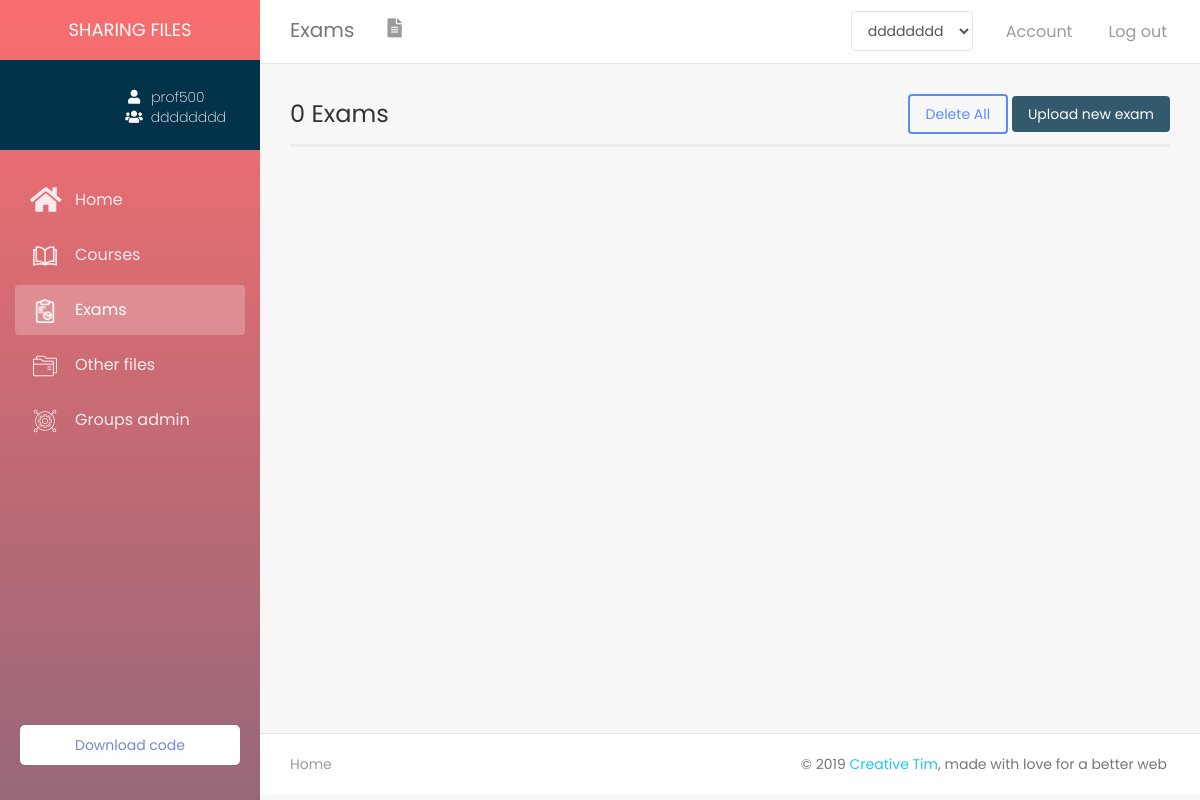
Before: /index/professor/exams.php?user=prof500 (signed in) with the older database file.
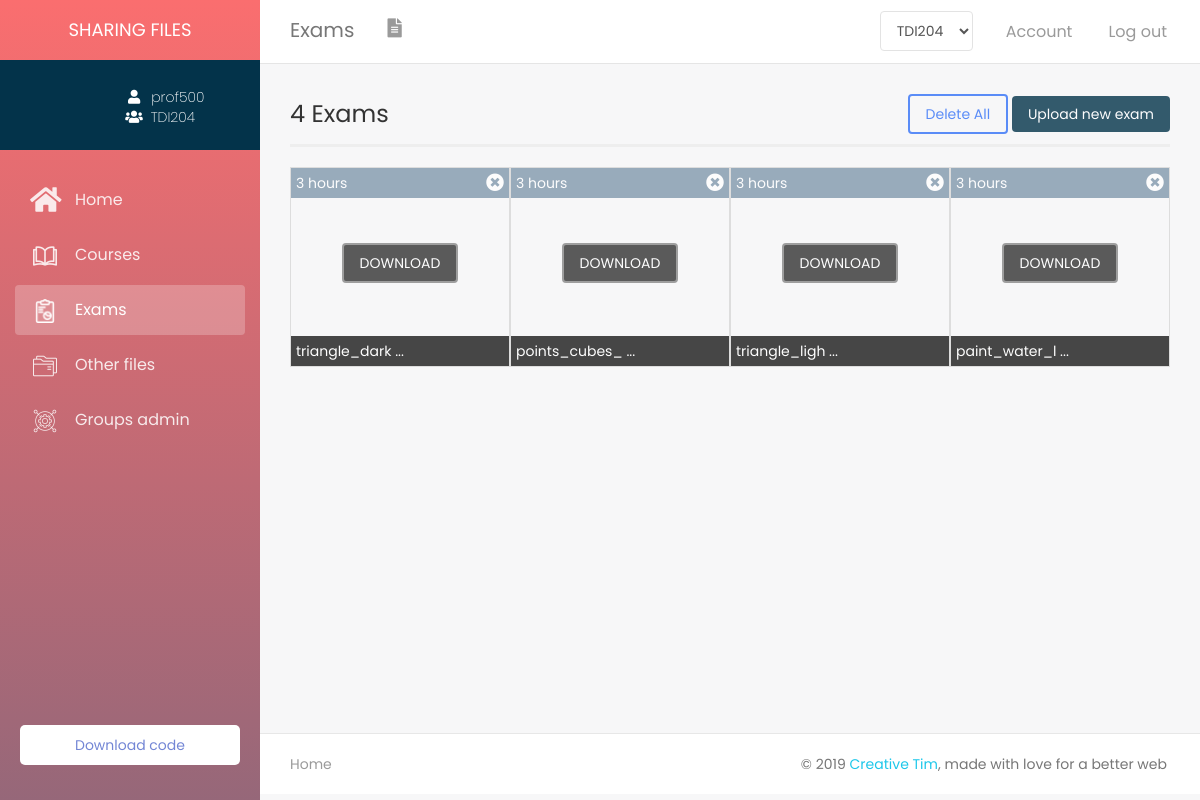
After: the same page with the newer database file.
### tables this page shows
CREATE TABLE IF NOT EXISTS `groupe` (
  `id` int(11) NOT NULL AUTO_INCREMENT,
  `nom` varchar(255) NOT NULL,
  `description` text,
  `image_groupe` text,
  `date_creation` datetime DEFAULT CURRENT_TIMESTAMP,
  `pseudo_prof` varchar(100) NOT NULL,
  `nbr_fichier` int(11) DEFAULT '0',
  PRIMARY KEY (`id`),
  KEY `pseudo_prof` (`pseudo_prof`)
);

CREATE TABLE IF NOT EXISTS `fichier` (
  `nom` varchar(200) NOT NULL,
  `type` varchar(100) NOT NULL,
  `fich_date` datetime DEFAULT NULL,
  `groupe_id` int(11) NOT NULL,
  PRIMARY KEY (`nom`),
  KEY `groupe_id` (`groupe_id`)
);

### includes/functions.php (the view, shortened to what the changed rows need)
<?php
    require 'config.php';
    function get_groupeName($id){
        global $con;
        $rq = "SELECT nom FROM groupe WHERE id = '$id'";
        $res = mysqli_query($con, $rq);
        $row = mysqli_fetch_assoc($res);
        return $row['nom'];
    }
    function get_pageName(){
        $page = explode('.', basename($_SERVER['PHP_SELF']));
        return ucfirst($page[0]);
    }
    function get_index_theme(){
        if(isset($_SESSION['plan']))
        {
            $plan = $_SESSION['plan'];
            if($plan == 'student')
                return '<link rel="stylesheet" type="text/css" href="../assets/style/themes/student_theme.css"/>';
            else if($plan == 'professor')
                return '<link rel="stylesheet" type="text/css" href="../assets/style/themes/prof_theme.css"/>';
            else if($plan == 'admin')
                return '<link rel="stylesheet" type="text/css" href="../assets/style/themes/admin_theme.css"/>';
            else
                header('location: plans/plans.php');
            return false;
        }
        else
            header('location: login.php');
    }
    function select_index_query($select,$table,$where,$username){
        global $con;
        $usern = mysqli_real_escape_string($con, $username);
        $rq = "SELECT $select FROM $table WHERE $where = '$usern'";
        $res = mysqli_query($con,$rq);
        return mysqli_fetch_assoc($res);
    }
    function get_time_unit($fich_date){
        $datenow = time();
        $file_date = strtotime($fich_date);
        $time_left = $datenow - $file_date;
        switch($time_left){
            case ($time_left >= 60*60 && $time_left < 60*60*24):
                $time_left = floor($time_left / (60*60));
                $unit = 'hours';break;
        }
        return array('time_left' => $time_left, 'unit' => $unit);
    }
    function load_files_query($grp_id,$file_type,$current_page){
        global $con;
        $courses = array();
        $rq = "SELECT * FROM fichier WHERE type = '$file_type' AND groupe_id = '$grp_id' ORDER BY fich_date DESC";
        $res = mysqli_query($con,$rq);
        $i = 0;
        $courses[] = array();
        while($row = mysqli_fetch_assoc($res)){
            $file_name = $row['nom'];
            $fich_date = $row['fich_date'];
            $unit_and_time_left = get_time_unit($fich_date);
            $time_left = $unit_and_time_left['time_left'];
            $unit = $unit_and_time_left['unit'];
            $file_extension = get_file_extension($file_name);
            if($file_extension != 'png' && $file_extension != 'jpg' && $file_extension != 'jpeg'){
                $icon_dir = generate_icon($file_name,$current_page);
                $css = 'background-size: contain;';
            }
            else{
                $icon_dir = '../cloud/'.$file_name;
                $css = 'background-size: cover;';
            }
            $courses[$i] = '<div class="file col-xs-6 col-sm-4 col-md-2 col-lg-3" style="border:1px solid #ddd;height:200px;margin-top:20px;padding:0;position:relative;background-image: url('.$icon_dir.');'.$css.'">
            <div class="file-date" style="padding:5px;color:#fff;background-color:#708ba2;opacity:0.7;width:100%"><span id="date">'.$time_left.' '.$unit.'</span>
            <i id="'.$file_name.'" style="float:right;font-size:large;cursor:pointer;display:none;" class="delete_file fas fa-times-circle"></i>
            </div>
            <div id="ms-container">
                <label class="label-ms"  for="ms-download">
                    <div class="ms-content">
                        <div class="ms-content-inside">
                            <input type="checkbox" id="ms-download" />
                            <div class="ms-line-down-container">
                                <div class="ms-line-down"></div>
                            </div>
                            <div class="ms-line-point"></div>
                        </div>
                    </div>
                </label>
            </div>
            <div class="desc" style="padding:5px;color:#fff;background-color:#333;bottom:0;opacity:.9;position:absolute;width:100%"><span class="title">'.$file_name.'</span></div>
            <div class="download-container text-center" style="height:0"><a href="../cloud/'.$file_name.'" download><button type="button" class="btn-download btn btn-default" style="background-color:#333;color:#fff;z-index:999;margin-top:45px;">DOWNLOAD</button></a>
		    </div>
            </div>';
            $i= $i + 1;
        }
        return $courses;
    }
    function get_file_extension($file_name){
        $file_name = explode('.', $file_name);
        $file_extension = end($file_name);
        return $file_extension;
    }
    function get_files_count($current_page, $grp_id){
        global $con;
        switch($current_page){
            case ($current_page == 'Exams'):
                $type = 'exercice';break;
        }
        $res = mysqli_query($con,"select count(nom) from fichier WHERE type = '$type' AND groupe_id = '$grp_id' ");
        $row = mysqli_fetch_assoc($res);
        return $row['count(nom)'];
    }
?>

### index/professor/exams.php (shortened to what the changed rows need)
<?php
    include '../includes/header.php';
?>
<?php
    if(isset($_GET['user']) && isset($_SESSION['plan']) && isset($_SESSION['user']))
    {
        $get_username = $_GET['user'];
        if(!empty($get_username) && $get_username == $_SESSION['user'])
        {
?>
    <div class="wrapper">
        <div class="main-panel">
        <?php include '../includes/top_nav.php'; ?>
        <?php include '../includes/sidebar.php'; ?>
        <div class="content">
            <div id="files-container" class="container-fluid">
                <div id="top-panel" class="top-panel row">
                    <span class="courses_count" style="line-height:40px;font-size:x-large;"><?php echo get_files_count($current_page = get_pageName(), $_SESSION['grp_id']); ?> Exams</span>
                    <div class="file-controls" style="display:none">
                        <button type="button" id="delete-button" class="btn btn-primary">
                            Delete All
                        </button>
                        <label id="file-button" class="btn btn-default btn-file">
                            Upload new exam <input type="file" id="file_course" style="display: none;">
                        </label>
                    </div>
                </div>
                <div class="line"></div>
                <div id="file_container">
                    <?php
                        if(isset($_SESSION['grp_id'])){
                            $current_page = get_pageName();
                            $files = load_files_query($_SESSION['grp_id'],'exercice',$current_page);
                            if($files[0] != null){
                                foreach ($files as $file) {
                                    echo $file;
                                }
                            }
                        }
                    ?>
                </div>
        </div>
    </div>
<?php include '../includes/footer.php'; ?>
<?php
        }
        else
            header ('location: home.php?user='.$_SESSION['user']);
    }
?>

### index/includes/top_nav.php (shortened to what the changed rows need)
    <?php
        if(isset($_GET['user']))
            {
                $username = $_GET['user'];
                $plan = $_SESSION['plan'];
                if(!empty($username) && $username == $_SESSION['user'])
                {
    ?>
    <nav class="navbar navbar-default navbar-fixed">
        <div class="container-fluid">
            <div class="navbar-header">
                <a class="navbar-brand" href="<?php $page = lcfirst(get_pageName()); echo ''.$page.'.php?user='.$username.'' ?>"><?php echo get_pageName(); ?></a>
            </div>
            <div class="collapse navbar-collapse">
                <ul class="nav navbar-nav navbar-left">
                    <li>
                        <a href="<?php $page = lcfirst(get_pageName()); echo ''.$page.'.php?user='.$username.'' ?>" class="dropdown-toggle" data-toggle="dropdown">
                           <?php
                            $actual_pageName = lcfirst(get_pageName());
                            switch($actual_pageName){
                                case 'exams':
                                    echo "<i class='fas fa-file-alt' aria-hidden='true'></i>"; break;
                            }
                            ?>
                        </a>
                    </li>
                </ul>
                <ul class="nav navbar-nav navbar-right">
                    <li id="list-groupe-li" style="display:none;">
                        <a style="margin:2px 0 0 0">
                            <select id="list-groupe" name="groupe" class="form-control">
                                <?php
                                    if($plan == 'professor'){
                                        $rq = "SELECT * FROM groupe WHERE pseudo_prof ='$username'";
                                        $res = mysqli_query($con,$rq);
                                        if(mysqli_num_rows($res) != 0){
                                            $rq2 = "SELECT grp_id FROM groupe_historique WHERE pseudo_prof ='$username'";
                                            $res2 = mysqli_query($con,$rq2);
                                            $row2 = mysqli_fetch_assoc($res2);
                                            $grp_name_histo = get_groupeName($row2['grp_id']);
                                            while($row = mysqli_fetch_assoc($res)){
                                                if($row['id'] == $row2['grp_id'] && mysqli_num_rows($res2) != 0){
                                                    echo '<option value='.$row2['grp_id'].' selected>'.$grp_name_histo.'</option>';
                                                }
                                                else{
                                                     echo '<option value='.$row['id'].'>'.$row['nom'].'</option>';
                                                }
                                            }
                                        }
                                        else{
                                            echo '<script>hide_controls()</script>';
                                            if(isset($_SESSION['grp_id']))
                                                unset($_SESSION['grp_id']);
                                        }
                                    }
                                ?>
                            </select>
                        </a>
                    </li>
                    <li>
                        <a href="../../../demosite/index/<?php echo $plan ?>/profile.php?user=<?php echo $username ?>">
                            <p>Account</p>
                        </a>
                    </li>
                    <li>
                        <a id="logout" href="#">
                        <p>Log out</p>
                        </a>
                    </li>
                </ul>
             </div>
        </div>
    </nav>
<?php
            }
        }
?>

### index/includes/sidebar.php (shortened to what the changed rows need)
<?php
    $username = $_GET['user'];
    $plan = $_SESSION['plan'];
    if(!empty($username) && $username == $_SESSION['user'])
    {
        if($plan == 'professor'){
            $row = select_index_query('*','professeur','pseudo_prof',$username);
            $imageName = $row['image_prof'];
        }
        else{
            $row = select_index_query('*','etudient','pseudo_etu',$username);
            $imageName = $row['image_etu'];
            $image_dir = '../student/assets/images/';
            $grp_id = $row['groupe_id'];
        }
        if($row)
        {
            $image_dir = 'assets/images/';
                $image_dir = '../assets/default-images/'; ?>
    <div class="sidebar" >
	<div class="sidebar-wrapper">
        <div class="logo">
            <div class="simple-text">
                Sharing files
            </div>
        </div>
        <div class="profile">
            <div class="profile-img" id="profile-img" style="background-image: url(<?php echo $image_dir.$imageName?>)"></div>
            <div class="profile-info">
                <div class="username"><i class="fa fa-user" aria-hidden="true"></i><span class="username-text"><?php echo $username ?></span></div>
                <div class="groupe"><i class="fas fa-users" aria-hidden="true"></i><span class="groupe-text"><?php
                    if($plan == 'professor'){
                        if(isset($_SESSION['grp_id']))
                            echo get_groupeName($_SESSION['grp_id']);
                        else
                            echo 'N/A';
                    }
                    else
                        echo get_groupeName($grp_id);
                    ?></span></div>
            </div>
        </div>
        <ul class="nav">
            <?php
                $page_name = get_pageName();
            ?>
            <li <?php if($page_name == 'Home') echo 'class="active"'; ?> >
                <a href="home.php?user=<?php echo $username ?>">
                    <i class="fa fa-home" aria-hidden="true"></i>
                    <p>Home</p>
                </a>
            </li>
            <li <?php if($page_name == 'Courses') echo 'class="active"'; ?> >
                <a href="courses.php?user=<?php echo $username ?>">
                    <i aria-hidden="true"><img src="../assets/icons/open-book.png"></i>
                    <p>Courses</p>
                </a>
            </li>
            <li <?php if($page_name == 'Exams') echo 'class="active"'; ?> >
                <a href="exams.php?user=<?php echo $username ?>">
                    <i aria-hidden="true"><img src="../assets/icons/report.png"></i>
                    <p>Exams</p>
                </a>
            </li>
            <li <?php if($page_name == 'Files') echo 'class="active"'; ?> >
                <a href="files.php?user=<?php echo $username ?>">
                    <i aria-hidden="true"><img src="../assets/icons/folder.png"></i>
                    <p>Other files</p>
                </a>
            </li>
            <?php if($plan == 'professor') {?>
            <li <?php if($page_name == 'Groups') echo 'class="active"'; ?> >
                <a href="groups.php?user=<?php echo $username ?>">
                    <i aria-hidden="true"><img src="../assets/icons/gear.png"></i>
                    <p>Groups admin</p>
                </a>
            </li>
            <?php } ?>
        </ul>
        <ul class="list-unstyled CTAs">
            <li>
                <a href="#" class="download">Download code</a>
            </li>
	    </ul>
	</div>
</div>
<?php
        }
    }
?>

Changed rows visible on the page:
removed groupe: nom "dddddddd"
added groupe: nom "TDI204"
added fichier: fich_date "3", fich_date "hours"
added fichier: fich_date "3", fich_date "hours"
added fichier: fich_date "3", fich_date "hours"
added fichier: fich_date "3", fich_date "hours"
Other visible differences:
form field groupe: "dddddddd" → "TDI204"
get_files_count($current_page = get_pageName(), $_SESSION['grp_id']): "0" → "4"
new list line: "triangle_dark ... DOWNLOAD"
new list line: "points_cubes_ ... DOWNLOAD"
new list line: "triangle_ligh ... DOWNLOAD"
new list line: "paint_water_l ... DOWNLOAD"
